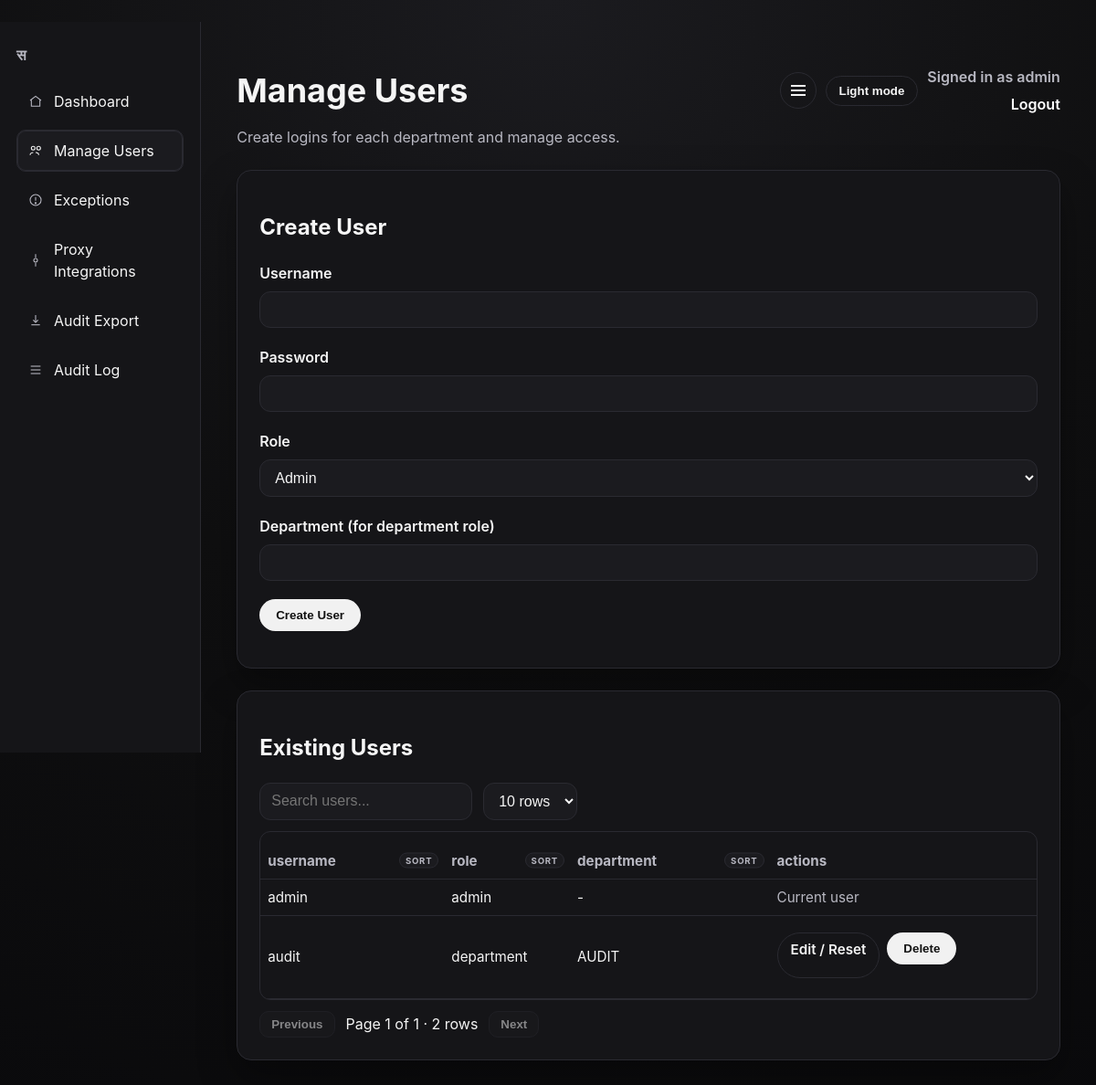
/admin/users (signed in), run on an earlier commit of the app's database.
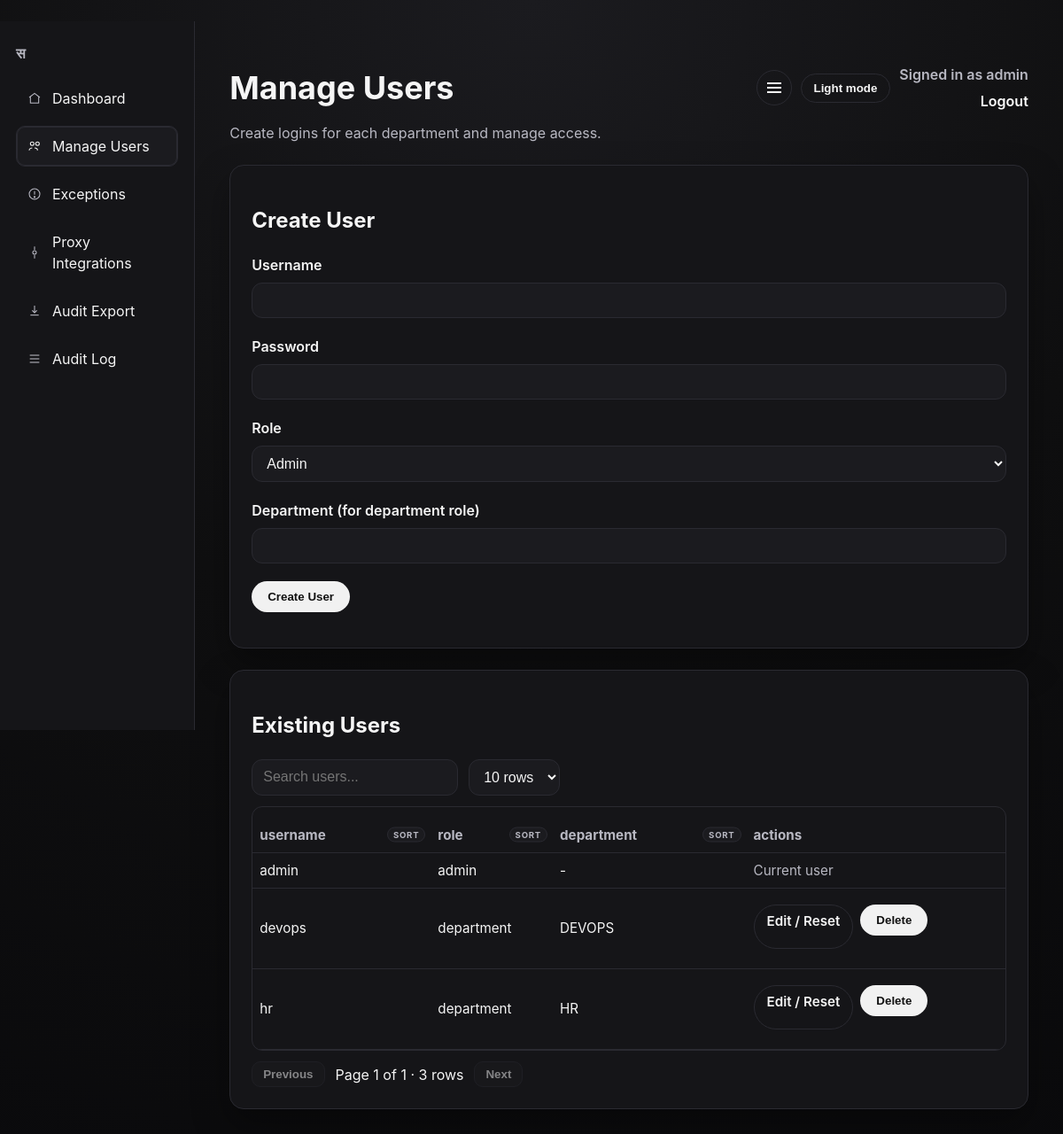
And on a later commit of the database.
### tables this page shows
CREATE TABLE users (
        id INTEGER PRIMARY KEY AUTOINCREMENT,
        username TEXT UNIQUE NOT NULL,
        password_hash TEXT NOT NULL,
        role TEXT NOT NULL,
        department TEXT
    );

### recon/routes_admin.py (the view, shortened to what this page needs)
    @app.route("/admin/users", methods=["GET", "POST"])
    def admin_users():
        user = current_user()
        if not user or user["role"] != "admin":
            return redirect(url_for("login"))
        error = request.args.get("error") or None
        users = list_users()
        departments = []
        data = get_recon()
        if data:
            departments = sorted({row.get("department", "") for row in data["itam_rows"] if row.get("department", "")})
        return render_template(
            "admin_users.html",
            user=user,
            users=users,
            error=error,
            departments=departments,
        )

### recon/auth.py (called while the page is built)
def current_user():
    user_id = session.get("user_id")
    if not user_id:
        return None
    user = get_user_by_id(user_id)
    if not user:
        return None
    return {
        "id": user["id"],
        "username": user["username"],
        "role": user["role"],
        "department": user["department"],
    }

### recon/db.py (called while the page is built)
def _ensure_core_schema(conn):
    for statement in SCHEMA_STATEMENTS:
        conn.execute(statement)
    conn.commit()

def db_connect():
    DATA_DIR.mkdir(parents=True, exist_ok=True)
    UPLOADS_DIR.mkdir(parents=True, exist_ok=True)
    conn = sqlite3.connect(DB_PATH)
    conn.row_factory = sqlite3.Row
    _ensure_core_schema(conn)
    return conn

def get_user_by_id(user_id: int):
    conn = db_connect()
    try:
        cur = conn.execute("SELECT * FROM users WHERE id = ?", (user_id,))
        return cur.fetchone()
    finally:
        conn.close()

def list_users():
    conn = db_connect()
    try:
        cur = conn.execute("SELECT * FROM users ORDER BY role, department, username")
        return cur.fetchall()
    finally:
        conn.close()

### recon/state.py (called while the page is built)
def get_recon():
    return LAST_RECON

### templates/admin_users.html (shortened to what this page needs)
﻿<!doctype html>
<html lang="en">
  <head>
    <link rel="stylesheet" href="{{ url_for('static', filename='style.css') }}?v=20260205" />
  </head>
  <body>
    <div class="layout">
      <aside class="sidebar">
        <div class="brand">&#2360;</div>
        <nav class="nav">
          <a class="nav-link" data-tooltip="Dashboard" href="{{ url_for('admin') }}">
            <svg viewBox="0 0 24 24" fill="none" stroke-width="1.6">
              <path d="M3 10.5l9-7 9 7"></path>
              <path d="M5 9.5V20h14V9.5"></path>
            </svg>
            <span class="label">Dashboard</span>
          </a>
          <a class="nav-link active" data-tooltip="Manage Users" href="{{ url_for('admin_users') }}">
            <svg viewBox="0 0 24 24" fill="none" stroke-width="1.6">
              <circle cx="8" cy="8" r="3"></circle>
              <circle cx="17" cy="8" r="3"></circle>
              <path d="M3 19c0-2.5 3-4 5-4"></path>
              <path d="M12 15c2.5 0 5 1.5 5 4"></path>
            </svg>
            <span class="label">Manage Users</span>
          </a>
          <a class="nav-link" data-tooltip="Exceptions" href="{{ url_for('admin_exceptions') }}">
            <svg viewBox="0 0 24 24" fill="none" stroke-width="1.6">
              <circle cx="12" cy="12" r="9"></circle>
              <path d="M12 7v6"></path>
              <circle cx="12" cy="17" r="1"></circle>
            </svg>
            <span class="label">Exceptions</span>
          </a>
          <a class="nav-link" data-tooltip="Proxy" href="{{ url_for('admin_proxy') }}">
            <svg viewBox="0 0 24 24" fill="none" stroke-width="1.6">
              <path d="M12 2v6"></path>
              <path d="M12 16v6"></path>
              <circle cx="12" cy="12" r="3"></circle>
            </svg>
            <span class="label">Proxy Integrations</span>
          </a>
          <a class="nav-link" data-tooltip="Audit Export" href="{{ url_for('admin_export_submissions') }}">
            <svg viewBox="0 0 24 24" fill="none" stroke-width="1.6">
              <path d="M12 3v12"></path>
              <path d="M8 11l4 4 4-4"></path>
              <path d="M5 19h14"></path>
            </svg>
            <span class="label">Audit Export</span>
          </a>
          <a class="nav-link" data-tooltip="Audit Log" href="{{ url_for('admin_audit') }}">
            <svg viewBox="0 0 24 24" fill="none" stroke-width="1.6">
              <path d="M4 6h16"></path>
              <path d="M4 12h16"></path>
              <path d="M4 18h16"></path>
            </svg>
            <span class="label">Audit Log</span>
          </a>
        </nav>
      </aside>
      <main class="page">
      <header class="hero row">
        <div>
          <h1>Manage Users</h1>
          <p>Create logins for each department and manage access.</p>
        </div>
        <div class="toolbar">
          <button type="button" class="sidebar-toggle" data-sidebar-toggle aria-label="Toggle sidebar">
            <span class="icon-bars" aria-hidden="true"></span>
          </button>
          <button type="button" class="theme-toggle" data-theme-toggle>Light mode</button>
          <div class="user">
            <span>Signed in as {{ user.username }}</span>
            <a href="{{ url_for('logout') }}">Logout</a>
          </div>
        </div>
      </header>
      <section class="card">
        <h2>Create User</h2>
        <form method="post" class="form">
          <label class="field">
            <span>Username</span>
            <input type="text" name="username" required />
          </label>
          <label class="field">
            <span>Password</span>
            <input type="password" name="password" required />
          </label>
          <label class="field">
            <span>Role</span>
            <select name="role" required>
              <option value="admin">Admin</option>
            </select>
          </label>
          <label class="field">
            <span>Department (for department role)</span>
            <input type="text" name="department" list="dept-options" />
          </label>
          <button type="submit">Create User</button>
        </form>
      </section>
      <section class="card">
        <h2>Existing Users</h2>
        {% if users %}
          <div class="table-block">
            <div class="table-actions">
              <div class="table-controls">
                <input type="search" class="table-search" placeholder="Search users..." />
                <select class="table-page-size">
                  <option value="10">10 rows</option>
                </select>
              </div>
            </div>
            <div class="table-wrap">
              <table>
                <thead>
                  <tr>
                    <th class="sortable">username</th>
                    <th class="sortable">role</th>
                    <th class="sortable">department</th>
                    <th>actions</th>
                  </tr>
                </thead>
                <tbody>
                  {% for item in users %}
                    <tr>
                      <td data-label="username">{{ item.username }}</td>
                      <td data-label="role">{{ item.role }}</td>
                      <td data-label="department">{{ item.department or '-' }}</td>
                      <td data-label="actions">
                        {% if item.id != user.id %}
                          <div class="inline-actions">
                            <a class="ghost" href="{{ url_for('admin_user_edit', user_id=item.id) }}">Edit / Reset</a>
                            <form method="post" action="{{ url_for('admin_user_delete', user_id=item.id) }}">
                              <button type="submit">Delete</button>
                            </form>
                          </div>
                        {% else %}
                          <span class="subtle">Current user</span>
                        {% endif %}
                      </td>
                    </tr>
                  {% endfor %}
                </tbody>
              </table>
            </div>
            <div class="table-footer">
              <button type="button" class="pager prev">Previous</button>
              <span class="page-info"></span>
              <button type="button" class="pager next">Next</button>
            </div>
          </div>
        {% else %}
          <p class="empty">No users yet.</p>
        {% endif %}
      </section>
      </main>
    </div>
  </body>
</html>

What changed in the data, as far as the page shows it:
added users: username "devops", role "department", department "DEVOPS"
changed users (number 3 of 3 on the later page): username "audit" → "hr"; department "AUDIT" → "HR"
Also different on the page:
text written by a page script: "Page 1 of 1 · 2 rows" → "Page 1 of 1 · 3 rows"
